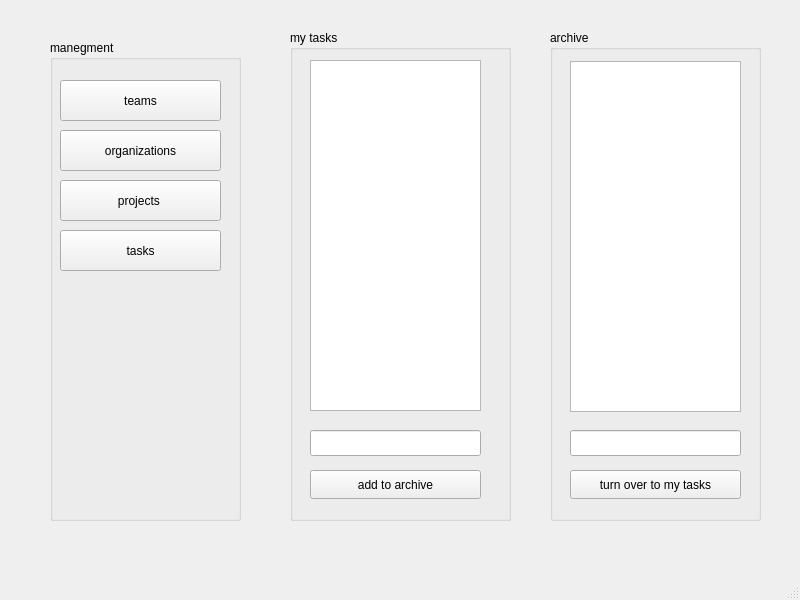
<?xml version="1.0" encoding="UTF-8"?>
<ui version="4.0">
 <class>firstpage</class>
 <widget class="QMainWindow" name="firstpage">
  <property name="geometry">
   <rect>
    <x>0</x>
    <y>0</y>
    <width>800</width>
    <height>600</height>
   </rect>
  </property>
  <property name="windowTitle">
   <string>MainWindow</string>
  </property>
  <widget class="QWidget" name="centralwidget">
   <widget class="QGroupBox" name="my_task_group">
    <property name="geometry">
     <rect>
      <x>290</x>
      <y>30</y>
      <width>221</width>
      <height>491</height>
     </rect>
    </property>
    <property name="title">
     <string>my tasks</string>
    </property>
    <widget class="QListWidget" name="mytask_view">
     <property name="geometry">
      <rect>
       <x>20</x>
       <y>30</y>
       <width>171</width>
       <height>351</height>
      </rect>
     </property>
    </widget>
    <widget class="QPushButton" name="add_task_to_archive_btn">
     <property name="geometry">
      <rect>
       <x>20</x>
       <y>440</y>
       <width>171</width>
       <height>29</height>
      </rect>
     </property>
     <property name="text">
      <string>add to archive</string>
     </property>
    </widget>
    <widget class="QLineEdit" name="task_to_archive_input">
     <property name="geometry">
      <rect>
       <x>20</x>
       <y>400</y>
       <width>171</width>
       <height>26</height>
      </rect>
     </property>
    </widget>
   </widget>
   <widget class="QGroupBox" name="manegement_group">
    <property name="geometry">
     <rect>
      <x>50</x>
      <y>40</y>
      <width>191</width>
      <height>481</height>
     </rect>
    </property>
    <property name="title">
     <string>manegment</string>
    </property>
    <widget class="QPushButton" name="teams_btn">
     <property name="geometry">
      <rect>
       <x>10</x>
       <y>40</y>
       <width>161</width>
       <height>41</height>
      </rect>
     </property>
     <property name="text">
      <string>teams</string>
     </property>
    </widget>
    <widget class="QPushButton" name="organ_group">
     <property name="geometry">
      <rect>
       <x>10</x>
       <y>90</y>
       <width>161</width>
       <height>41</height>
      </rect>
     </property>
     <property name="text">
      <string>organizations</string>
     </property>
    </widget>
    <widget class="QPushButton" name="project_group">
     <property name="geometry">
      <rect>
       <x>10</x>
       <y>140</y>
       <width>161</width>
       <height>41</height>
      </rect>
     </property>
     <property name="text">
      <string>projects </string>
     </property>
    </widget>
    <widget class="QPushButton" name="task_group">
     <property name="geometry">
      <rect>
       <x>10</x>
       <y>190</y>
       <width>161</width>
       <height>41</height>
      </rect>
     </property>
     <property name="text">
      <string>tasks</string>
     </property>
    </widget>
   </widget>
   <widget class="QGroupBox" name="mytasks_group">
    <property name="geometry">
     <rect>
      <x>550</x>
      <y>30</y>
      <width>211</width>
      <height>491</height>
     </rect>
    </property>
    <property name="title">
     <string>archive </string>
    </property>
    <widget class="QListView" name="archive_task_btn">
     <property name="geometry">
      <rect>
       <x>20</x>
       <y>31</y>
       <width>171</width>
       <height>351</height>
      </rect>
     </property>
    </widget>
    <widget class="QLineEdit" name="turn_over_to_my_tasks_input">
     <property name="geometry">
      <rect>
       <x>20</x>
       <y>400</y>
       <width>171</width>
       <height>26</height>
      </rect>
     </property>
    </widget>
    <widget class="QPushButton" name="turn_over_to_my_tasks_btn">
     <property name="geometry">
      <rect>
       <x>20</x>
       <y>440</y>
       <width>171</width>
       <height>29</height>
      </rect>
     </property>
     <property name="text">
      <string>turn over to my tasks</string>
     </property>
    </widget>
   </widget>
  </widget>
  <widget class="QMenuBar" name="menubar">
   <property name="geometry">
    <rect>
     <x>0</x>
     <y>0</y>
     <width>800</width>
     <height>26</height>
    </rect>
   </property>
  </widget>
  <widget class="QStatusBar" name="statusbar"/>
 </widget>
 <resources/>
 <connections/>
</ui>
